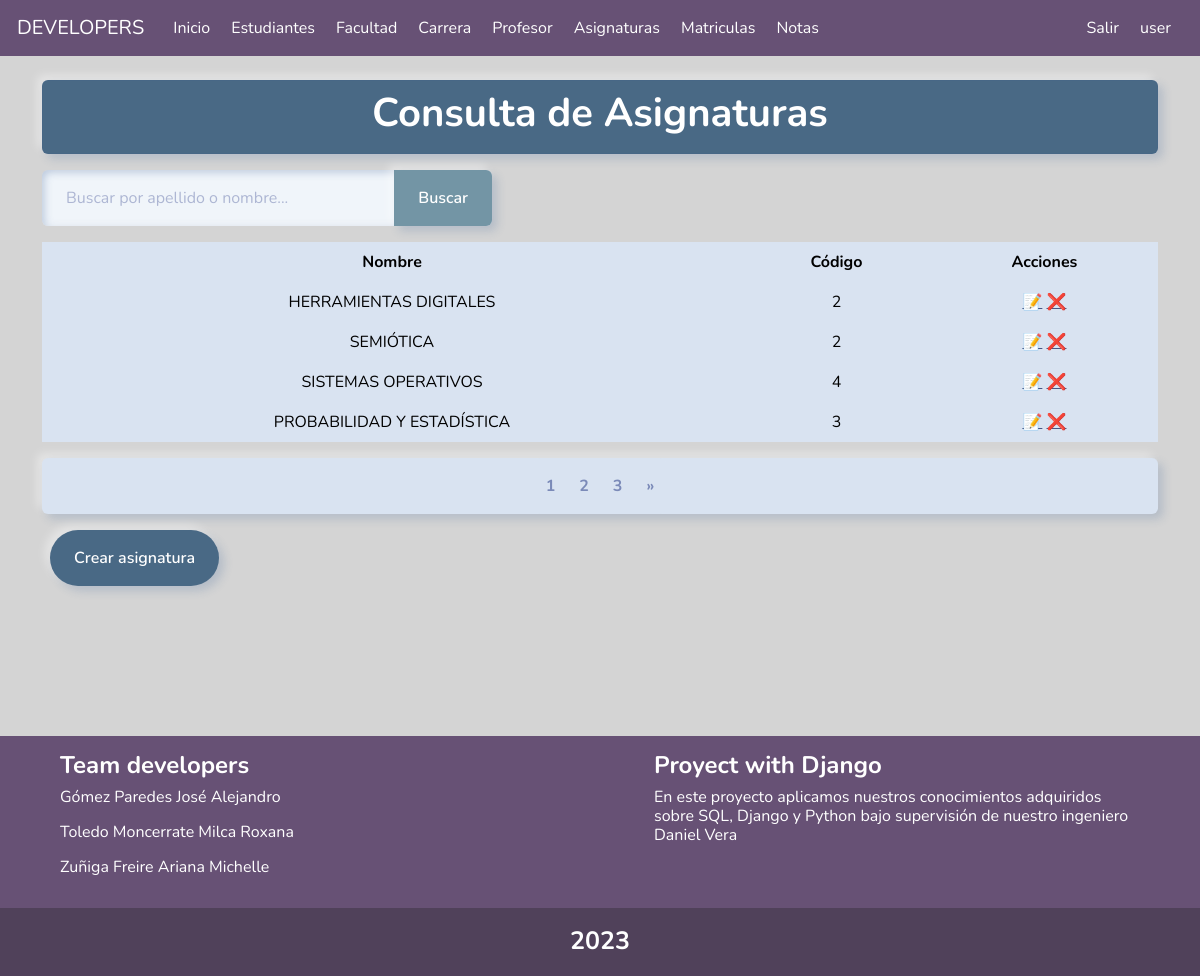
Page /subject/ (signed in) on the committed database.
### notas/models.py (models this page shows, shortened)
class Subject(models.Model):
    name = models.CharField(verbose_name="name", max_length=200)
    code = models.CharField(verbose_name="code", max_length=20)
    semestre = models.IntegerField('semestre', default=1)
    is_active = models.BooleanField(verbose_name="is_active", default=True)

### notas/subjects.py (the view)
# urls.py: path('subject/', subjects.init, name='subjects'),
@login_required
def init(request):
    print(request)
    context, subjects = None, None
    try:
        query = request.GET.get('q')  # ver
        if query:
            subjects = (Subject.objects.filter(
                name__icontains=query) or
                Subject.objects.filter
                (code__icontains=query))
        else:
            subjects = Subject.objects.all()
        paginator = Paginator(subjects, 4)
        pagina = request.GET.get('page', 1)
        asignaturas_paginadas = paginator.get_page(pagina)
        context = {
            'asignaturas': asignaturas_paginadas,
            'title': 'Consulta de Asignaturas',
            'paginator': paginator,
            'num_pages': paginator.num_pages,
        }
        return render(request, 'asignaturas/subjects.html', context)
    except ValueError:
        print(ValueError)
        return render(request, 'asignaturas/subjects.html',
                      {'title': 'Consulta de Asignaturas',
                       'error': 'Ha ocurrido un error en la consulta'})

### notas/templates/asignaturas/subjects.html (shortened to what this page needs)
{% extends "base.html" %}
{% load static%}
{% block content %}
 <div class="container">
    <div class="py-2 mt-4 border border-1 shadow rounded text-center color">
        <h1 class="fw-bold text-white text-success">{{title}}</h1>
    </div>
   <div class="mt-3">
        <div class="mt-2 d-flex justify-content-between flex-wrap">
            <form action="" style="max-width: 450px;">
                <div class="input-group">
                    <input type="text" size="100" class="form-control" placeholder="Buscar por apellido o nombre..." name="q" value="{{ request.GET.q }}">
                    <button class="btn botones text-white" data-bs-toggle="tooltip" data-bs-title="Escriba parte del codigo o nombre y click en buscar">
                        Buscar
                    </button>
                </div>
            </form>
        </div>
  </div>
  <div class="table-responsive mt-3">
     <table class="table table-borderless table-fluid">
    <thead class="text-center text-light ">
      <tr >
        <th>Nombre</th>
        <th>Código</th>
        <th>Acciones</th>
      </tr>
    </thead>
    <tbody>
      {% for subject in asignaturas %}
      <tr>
        <td style="text-align: center;">{{subject.name|upper}}</td>
        <td style="text-align: center;">{{subject.code|upper}}</td>
        <td style="text-align: center;">
          <a href="{% url 'update_subject' subject.id %}" data-bs-toggle="tooltip" data-bs-title="Editar asignatura">📝</a>
          <a href="{% url 'delete_subject' subject.id %}" data-bs-toggle="tooltip" data-bs-title="Eliminar asignatura">❌</a>
        </td>
      </tr>
    {% endfor %}
    </tbody>
     </table>
  </div>
  {% if paginator.num_pages > 1 %}
    <ul class="pagination">
        {% for page_num in paginator.page_range %}
            <li class="page-item text-danger fw-bold {% if page_num == pagina %}active{% endif %}">
                <a class="page-link fw-bold" href="{% url 'subjects' %}?page={{ page_num }}">{{ page_num }}</a>
            </li>
        {% endfor %}
        <li class="page-item">
            <a class="page-link fw-bold" href="{% url 'subjects' %}?page={{ paginator.num_pages }}">&raquo;</a>
        </li>
    </ul>
  {% endif %}
  <div class="m-2">
    <a href="{% url 'create_subject' %}" class="btn color text-white" data-bs-toggle="tooltip" data-bs-title="Ingresar un nueva asignatura">
        Crear asignatura
    </a>
  </div>
</div>
{% endblock content %}

### notas/templates/base.html (shortened to what this page needs)
<!DOCTYPE html>
<html lang="es">
  <head>
    {% load static%}
    <link rel="stylesheet" href={% static 'css/bootstrap.min.css' %}>
    <link rel="stylesheet" href={% static 'css/estilos.css' %}>
  </head>
  <body class="fondo">
    <div>
        <nav class="navbar navbar-expand-lg " data-bs-theme="dark">
      <div class="container-fluid"  class="navbar">
        <a class="navbar-brand" href="#">DEVELOPERS</a>
        <div class="collapse navbar-collapse" id="navbarColor01">
          <ul class="navbar-nav me-auto">
            <li class="nav-item">
              <a class="nav-link active" href={% url 'home' %}>Inicio
            </li>
            <li class="nav-item">
              <a class="nav-link" href={% url 'students' %}>Estudiantes</a>
            </li>
            <li class="nav-item">
              <a class="nav-link" href={%url 'faculty'%}>Facultad</a>
            </li>
            <li class="nav-item">
              <a class="nav-link" href="{%url 'carrers'%}">Carrera</a>
            </li>
            <li class="nav-item">
              <a class="nav-link" href={% url 'teachers'%}>Profesor</a>
            </li>
            <li class="nav-item">
              <a class="nav-link" href={%url 'subjects'%}>Asignaturas</a>
            </li>
            <li class="nav-item">
              <a class="nav-link" href={%url 'enroll'%}>Matriculas</a>
            </li>
            <li class="nav-item">
              <a class="nav-link" href={%url 'calification'%}>Notas</a>
            </li>
          </ul>
          <ul class="navbar-nav me-right">
            {% if user.is_authenticated %}
              <li class="nav-item">
                <a class="nav-link" href={% url 'logout' %}>Salir</a>
              </li>
              <li class="nav-item nav-link">
                {{user.username}} <img src="{{user.userprofile.photo.url}}" style="width:50px; heigth:50px">
              </li>
            {% else %}
                  <li class="nav-item" ><a class="nav-link" href={% url 'login' %}>Iniciar Sesion</a></li>
            {% endif %}
          </ul>
        </div>
      </div>
    </nav>
    </div>
    {% block content %}
    {% endblock content %}
    {% include 'footer.html' %}
  </body>
</html>

### static/css/estilos.css (style rules this page uses)
.fondo { background-color: rgb(212, 212, 212) }
.navbar { background-color: #675175; text-indent: 5px; }
.nav-link { color: #fff; }
.color { background-color: #496985; }
.botones { background: #7395a5; }

### rows in the picture
Subject: name "HERRAMIENTAS DIGITALES", code "2"
Subject: name "SEMIÓTICA", code "2"
Subject: name "SISTEMAS OPERATIVOS", code "4"
Subject: name "PROBABILIDAD Y ESTADÍSTICA", code "3"

### other values in the picture
{{ user.username }} "user"
{{ title }} "Consulta de Asignaturas"
{{ page_num }} "1" "2" "3"
